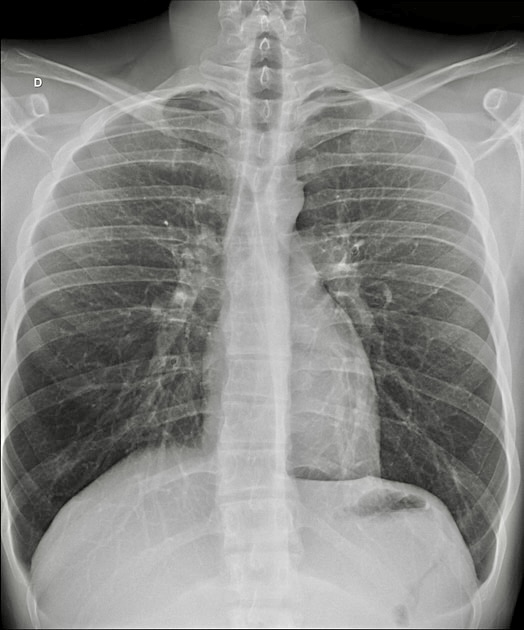
#> input picture data/CXR.jpg, 524 x 630 px, found by its file name
$ jupyter execute --allow-errors Research_Module_3.ipynb   (shell and % lines are left out)
#> lines starting #> are read from the running program, lines starting #| are printed output that depends on the picture
# Research Module 3: Machine Learning & Image Processing

**AI-Ready Radiology Curriculum**

In this notebook you will:
1. Build machine learning classifiers on radiology data (logistic regression, decision tree)
2. Load, display, and manipulate images in Python
3. Run a pre-trained neural network (MobileNetV2) to classify photos
4. Use MediaPipe to detect hand landmarks, segment hands, and measure finger lengths

---

**Prerequisites:** Research Modules 1 and 2 completed (Python basics, pandas, evaluation metrics).

---

## Setup

Install MediaPipe (everything else is pre-installed on Colab).

[cell 1]
import pandas as pd
import numpy as np
import matplotlib.pyplot as plt
import math
from PIL import Image, ImageEnhance, ImageFilter
import requests
from io import BytesIO
from IPython.display import display


def load_image_from_url(url):
    """Load a PIL Image from a URL (sets User-Agent to avoid 403 errors)."""
    response = requests.get(url, headers={'User-Agent': 'Mozilla/5.0'})
    response.raise_for_status()
    return Image.open(BytesIO(response.content)).convert('RGB')
#> returned value is the input picture: PIL image 524x630 RGB; mean R, G, B 136, 136.3, 134.1


print('All libraries loaded successfully.')

[cell 2]
# ============================================================
# IMPORTANT: Replace YOUR-USERNAME with your GitHub username
# ============================================================
GITHUB_USERNAME = 'YOUR-USERNAME'

BASE_URL = f'https://raw.githubusercontent.com/{GITHUB_USERNAME}/Bootcamp-AI-for-Medical-Imaging/main/data'
print(f'Base URL: {BASE_URL}')

---

## Part 1: Introduction to Machine Learning

Machine learning (ML) is a method for building systems that learn patterns from data rather than being explicitly programmed.

There are two main types:
- **Supervised learning** — You provide labeled examples (input + correct answer). The model learns to predict the answer for new inputs. Example: given AI confidence scores and modality, predict whether a radiologist will confirm the finding.
- **Unsupervised learning** — No labels. The model finds structure on its own. Example: grouping similar imaging studies together.

In this module we focus on **supervised classification**: predicting a category (confirmed vs. not confirmed) from input features.

### 1.1 Load and Prepare the Data

We will use the same radiology AI findings dataset from Module 2. ML models need numeric inputs, so we convert categorical columns (like modality) into numbers using **one-hot encoding**.

[cell 3]
df = pd.read_csv(f'{BASE_URL}/radiology_ai_findings.csv')
print(f'Loaded {len(df)} studies')
df.head()

[cell 4]
# Select features and target
y = df['radiologist_confirmed'].astype(int)

features = df[['ai_confidence', 'modality']].copy()
features_encoded = pd.get_dummies(features, columns=['modality'], dtype=int)

print(f'Features shape: {features_encoded.shape}')
print(f'Feature columns: {list(features_encoded.columns)}')
features_encoded.head()

### 1.2 Train/Test Split

You never evaluate a model on the same data it learned from — that would be like giving a student the exam answers during study, then testing them with the same questions.

We split the data:
- **Training set** (80%) — the model learns from this
- **Test set** (20%) — held out to measure real performance

[cell 5]
from sklearn.model_selection import train_test_split

X_train, X_test, y_train, y_test = train_test_split(
    features_encoded, y, test_size=0.2, random_state=42
)

print(f'Training set: {len(X_train)} samples')
print(f'Test set:     {len(X_test)} samples')
print(f'Features per sample: {X_train.shape[1]}')

### 1.3 Logistic Regression

Logistic regression is one of the simplest classifiers. Despite its name, it is used for **classification** (not regression). It learns a weighted combination of features and outputs a probability between 0 and 1.

[cell 6]
from sklearn.linear_model import LogisticRegression
from sklearn.metrics import accuracy_score, confusion_matrix, classification_report

lr_model = LogisticRegression(random_state=42, max_iter=1000)
lr_model.fit(X_train, y_train)

lr_predictions = lr_model.predict(X_test)

lr_accuracy = accuracy_score(y_test, lr_predictions)
print(f'Logistic Regression Accuracy: {lr_accuracy:.1%}')
print()
print('Confusion Matrix:')
print(confusion_matrix(y_test, lr_predictions))
print()
print('Classification Report:')
print(classification_report(y_test, lr_predictions, target_names=['Not Confirmed', 'Confirmed']))

### 1.4 Decision Tree

A decision tree learns a series of yes/no questions about the features. It splits the data at each step to separate the classes as cleanly as possible.

[cell 7]
from sklearn.tree import DecisionTreeClassifier, plot_tree

dt_model = DecisionTreeClassifier(random_state=42, max_depth=3)
dt_model.fit(X_train, y_train)

dt_predictions = dt_model.predict(X_test)

dt_accuracy = accuracy_score(y_test, dt_predictions)
print(f'Decision Tree Accuracy: {dt_accuracy:.1%}')
print()
print('Confusion Matrix:')
print(confusion_matrix(y_test, dt_predictions))
print()
print('Classification Report:')
print(classification_report(y_test, dt_predictions, target_names=['Not Confirmed', 'Confirmed']))

#> (a cell that did not finish here is left out)

### 1.5 Compare Models

[cell 9]
import seaborn as sns

print('=== Model Comparison ===')
print(f'Logistic Regression: {lr_accuracy:.1%}')
print(f'Decision Tree:       {dt_accuracy:.1%}')
print()

#> (the rest of this cell did not finish here and is left out)

---

## Part 2: Image Basics in Python

AI in radiology works with images. Before using pre-trained models, you need to understand how computers represent images: as grids of numbers (pixel arrays).

### 2.1 Load and Display an Image

We load a chest X-ray from your GitHub repository using PIL (Python Imaging Library) and matplotlib.

[cell 10]
img_url = f'{BASE_URL}/CXR.jpg'
sample_img = load_image_from_url(img_url)

print(f'Image size: {sample_img.size} (width x height)')
#| Image size: (524, 630) (width x height)
print(f'Image mode: {sample_img.mode}')
#| Image mode: RGB

plt.figure(figsize=(6, 6))
#> (this line was passed over: IPython is not available in this run)
plt.imshow(sample_img, cmap='gray')
#> (this line was passed over: IPython is not available in this run)
plt.title('Sample Chest X-Ray')
#> (this line was passed over: IPython is not available in this run)
plt.axis('off')
#> (this line was passed over: IPython is not available in this run)
plt.show()

### 2.2 Understanding Pixel Arrays

Every image is stored as a NumPy array of numbers. Each number represents the brightness of one pixel.

- **Grayscale images** have shape `(height, width)` — one number per pixel (0 = black, 255 = white)
- **Color images** have shape `(height, width, 3)` — three numbers per pixel (Red, Green, Blue)

[cell 11]
img_array = np.array(sample_img)

print(f'Array shape: {img_array.shape}')
#| Array shape: (630, 524, 3)
print(f'Data type:   {img_array.dtype}')
#| Data type:   uint8
print(f'Min value:   {img_array.min()}')
#| Min value:   0
print(f'Max value:   {img_array.max()}')
#| Max value:   255
print()
print('Top-left 5x5 pixel values:')
print(img_array[:5, :5] if img_array.ndim == 2 else img_array[:5, :5, 0])
#| [[0 0 0 0 0]
#|  [0 0 0 0 0]
#|  [0 0 0 0 0]
#|  [0 0 0 0 0]
#|  [0 0 0 0 0]]

### 2.3 Basic Image Operations

Before feeding images to a model, you typically resize them, adjust contrast, or convert to grayscale.

[cell 12]
resized = sample_img.resize((224, 224))
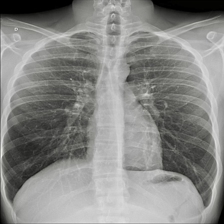
#> resized: PIL image 224x224 RGB; mean R, G, B 136.1, 136.4, 134.2
grayscale = sample_img.convert('L')
bright = ImageEnhance.Brightness(sample_img).enhance(1.5)
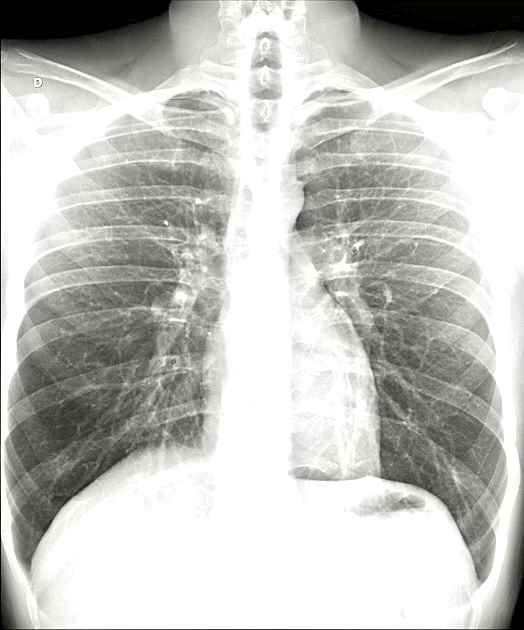
#> bright: PIL image 524x630 RGB; mean R, G, B 194.6, 195, 192
high_contrast = ImageEnhance.Contrast(sample_img).enhance(2.0)
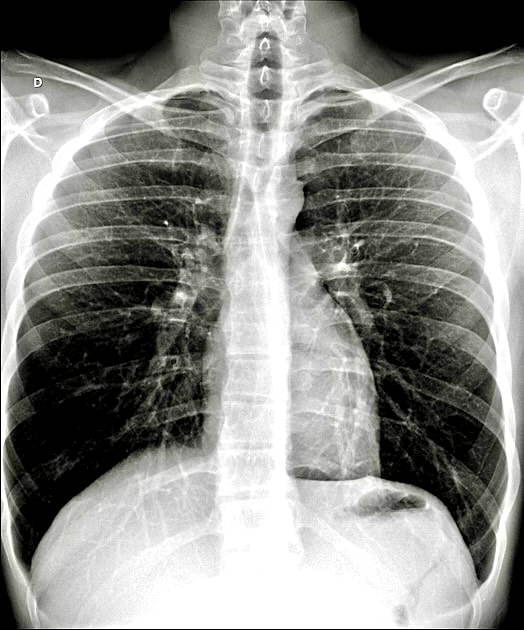
#> high_contrast: PIL image 524x630 RGB; mean R, G, B 141.2, 141.8, 138

#> (the rest of this cell did not finish here and is left out)

---

## Part 3: Pre-Trained Image Classification

Training a neural network from scratch requires millions of images and days of computing time. **Transfer learning** lets you use a model someone else already trained and apply it to your own images.

We will use **MobileNetV2**, a lightweight neural network trained on **ImageNet** (a dataset of 1.2 million images across 1,000 everyday categories). MobileNetV2 was developed by Google and is widely used in mobile and embedded applications.

This is the same basic approach used in radiology AI — except medical models are fine-tuned on X-rays and CT scans instead of everyday photos.

### 3.1 Load MobileNetV2

[cell 13]
import torch
from torchvision import transforms
from torchvision.models import mobilenet_v2, MobileNet_V2_Weights

weights = MobileNet_V2_Weights.IMAGENET1K_V1
#> (the rest of this cell did not finish here and is left out)

### 3.2 Classify a Sample Image

Let's download a photo and see what MobileNetV2 thinks it is.

[cell 14]
sample_url = 'https://upload.wikimedia.org/wikipedia/commons/thumb/2/26/YellowLabradorLooking_new.jpg/500px-YellowLabradorLooking_new.jpg'
#> (the rest of this cell did not finish here and is left out)

#> (a cell that did not finish here is left out)

#> (a cell that did not finish here is left out)

### 3.3 Classify Your Own Photo

Take a photo of something on your desk (a pen, a coffee mug, your phone, a pet) with your phone. Transfer it to your computer and upload it below.

MobileNetV2 knows 1,000 categories — see if it recognizes your object.

[cell 17]
from google.colab import files

print('Upload a photo from your phone or computer:')
uploaded = files.upload()
#> the answer given: CXR.jpg

[cell 18]
filename = list(uploaded.keys())[0]
my_photo = Image.open(filename).convert('RGB')

plt.figure(figsize=(5, 5))
#> (this line was passed over: IPython is not available in this run)
plt.imshow(my_photo)
#> (this line was passed over: IPython is not available in this run)
plt.title('Your Photo')
#> (this line was passed over: IPython is not available in this run)
